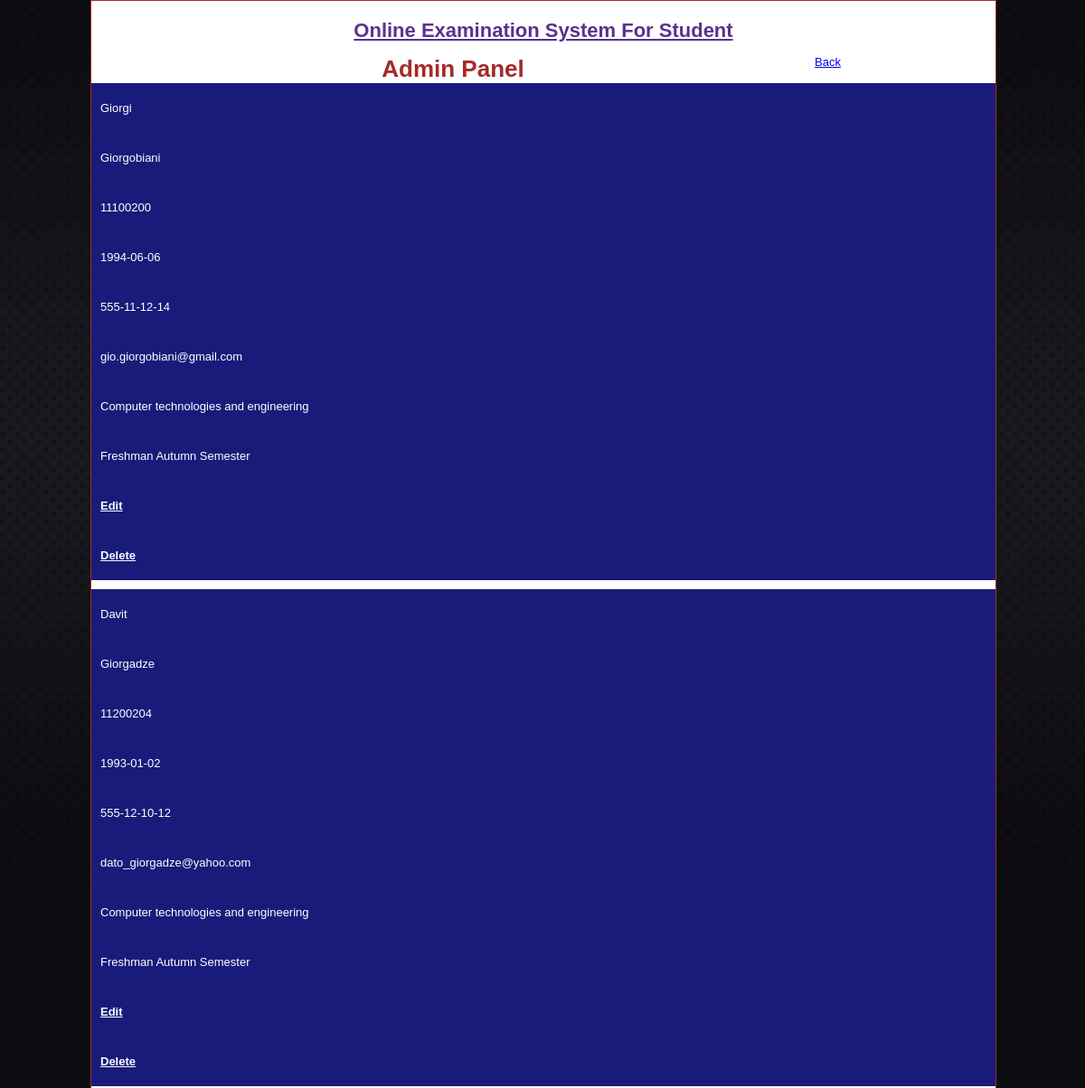
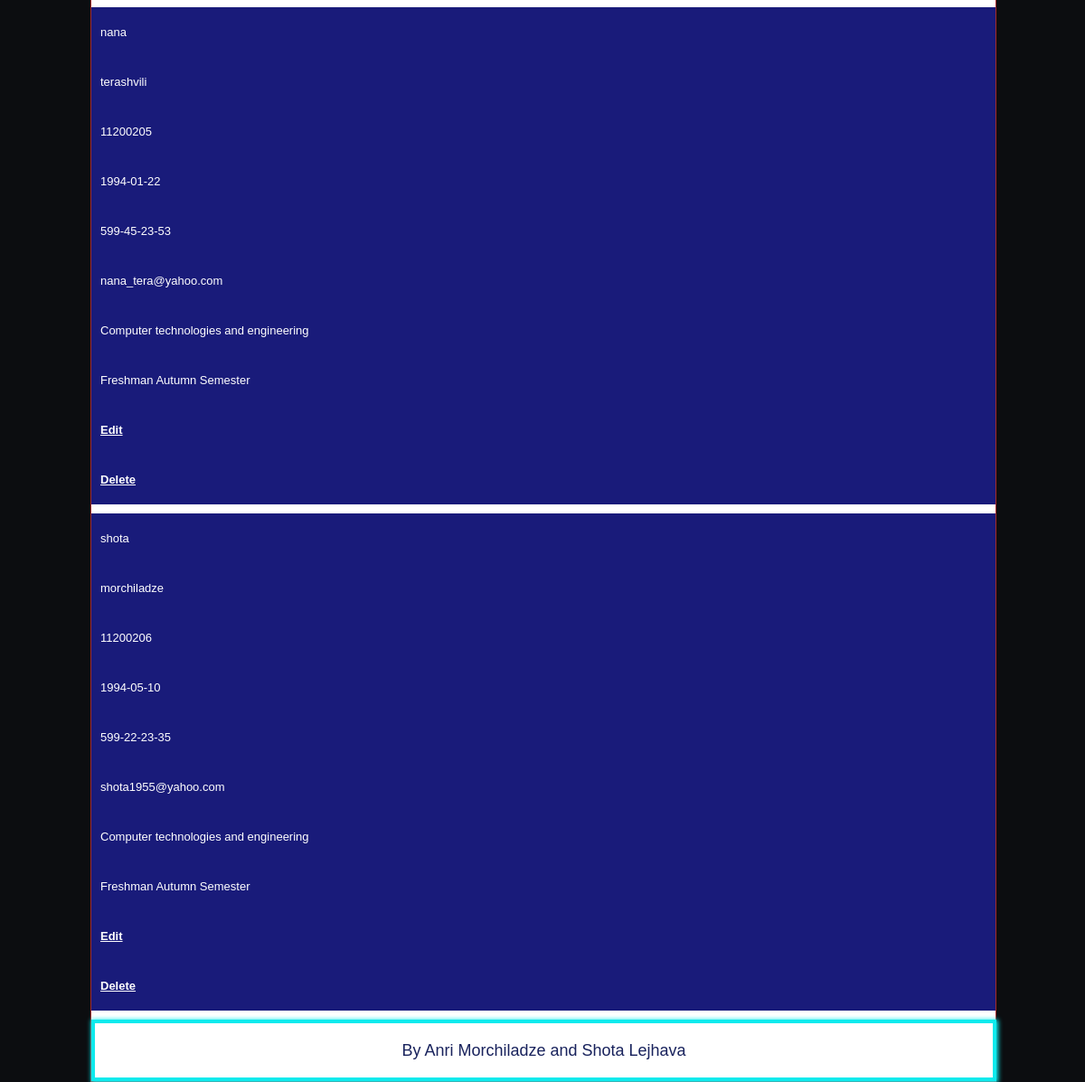
Screenshot of /admin/update.php (signed in) with the database file from the repository (2 pictures, top to bottom).
### tables this page shows
CREATE TABLE IF NOT EXISTS `students` (
  `student_number` int(8) NOT NULL,
  `name` varchar(15) NOT NULL,
  `surname` varchar(20) NOT NULL,
  `date_of_birth` date NOT NULL,
  `mobile` varchar(12) NOT NULL,
  `email` varchar(80) DEFAULT NULL,
  `faculty_id` int(2) NOT NULL,
  `course_id` int(2) NOT NULL,
  `password` varchar(300) NOT NULL DEFAULT '123',
  PRIMARY KEY (`student_number`),
  UNIQUE KEY `in_student_number` (`student_number`),
  KEY `fk_fac_id` (`faculty_id`),
  KEY `fk_crs_id` (`course_id`)
);

CREATE TABLE IF NOT EXISTS `faculties` (
  `faculty_id` int(2) NOT NULL AUTO_INCREMENT,
  `faculty_name` varchar(100) NOT NULL,
  PRIMARY KEY (`faculty_id`),
  UNIQUE KEY `in_faculty_id` (`faculty_id`)
);

CREATE TABLE IF NOT EXISTS `courses` (
  `course_id` int(2) NOT NULL AUTO_INCREMENT,
  `course_name` varchar(50) NOT NULL,
  PRIMARY KEY (`course_id`),
  UNIQUE KEY `in_course_id` (`course_id`)
);

### admin/update.php (the view, shortened to what this page needs)
<?php
if (!isset($_SESSION['username']) || (trim($_SESSION['username']) == '')) {
    header("location:index.php");
    exit();
}
else
{
?>
<?php include_once('include/header.php');?>
<body>
<div class="wrapper">
<div class="container">
<?php include_once('include/header1.php');?>
<div class="login">
<center><h1 style="color:brown;">Admin Panel</h1></center>
 <?php
 $query=mysql_query("select s.*, f.faculty_name, c.course_name from students s, faculties f, courses c where s.faculty_id=f.faculty_id and s.course_id=c.course_id")or die(mysql_error);
 while($rowfetch=mysql_fetch_array($query))
 {
 ?>
<div class="admin-here">
<div class="data">
<?php echo $rowfetch['name'];
?>
</div>
<div class="data">
<?php echo $rowfetch['surname'];
?>
</div>
<div class="data">
<?php echo $rowfetch['student_number'];
?>
</div>
<div class="data">
<?php echo $rowfetch['date_of_birth'];?>
</div>
<div class="data">
<?php echo $rowfetch['mobile'];?>
</div>
<div class="data">
<?php echo $rowfetch['email'];?>
</div>
<div class="data">
<?php echo $rowfetch['faculty_name'];?>
</div>
<div class="data">
<?php echo $rowfetch['course_name'];?>
</div>
<div class="data">
<a href="edit.php?student_number=<?php echo $rowfetch['student_number'];?>">Edit</a>
</div>
<div class="data">
<a href="delete.php?student_number=<?php echo $rowfetch['student_number'];?>">Delete</a>
</div>
</div>
 <?php
 }
 ?>
 </div>
 <a href="admin.php">Back</a>
<?php include_once('include/footer.php');?>
</div>
<?php
}
?>
</body>
</html>

### css/style.css (style rules this page uses)
* { margin:0px; padding:0px; }
body { line-height:1.5em; color:#039; background:#ccc; font-family:times new roman; font-size:14px; }
.wrapper { width:1000px; margin:0 auto; }
.container { float:left; width:1000px; height:auto; background:#fff; border:1px solid brown; }
.login { float:left; width:800px; height:auto; }
.admin-here { float:left; width:1000px; height:auto; background:#191B7A; color:#fff; margin-bottom:10px; }
.admin-here .data { padding-top:20px; padding-bottom:20px; float:left; width:1000px; margin-left:10px; }
.admin-here .data a { text-decoration:underline; color:#fff; font-weight:bold; }

### css/styles.css (style rules this page uses)
body { color:black; background:url('img/bg.jpg') repeat-x #0c0d10; font:13px "Lucida Sans Unicode",Arial,Helvetica,sans-serif; }

### rows the page displays
students: name "Giorgi", surname "Giorgobiani", student_number "11100200", date_of_birth "1994-06-06", mobile "555-11-12-14", email "gio.giorgobiani@gmail.com", faculty.faculty_name "Computer technologies and engineering", course.course_name "Freshman Autumn Semester"
students: name "Davit", surname "Giorgadze", student_number "11200204", date_of_birth "1993-01-02", mobile "555-12-10-12", email "dato_giorgadze@yahoo.com", faculty.faculty_name "Computer technologies and engineering", course.course_name "Freshman Autumn Semester"
students: name "nana", surname "terashvili", student_number "11200205", date_of_birth "1994-01-22", mobile "599-45-23-53", email "nana_tera@yahoo.com", faculty.faculty_name "Computer technologies and engineering", course.course_name "Freshman Autumn Semester"
students: name "shota", surname "morchiladze", student_number "11200206", date_of_birth "1994-05-10", mobile "599-22-23-35", email "shota1955@yahoo.com", faculty.faculty_name "Computer technologies and engineering", course.course_name "Freshman Autumn Semester"
